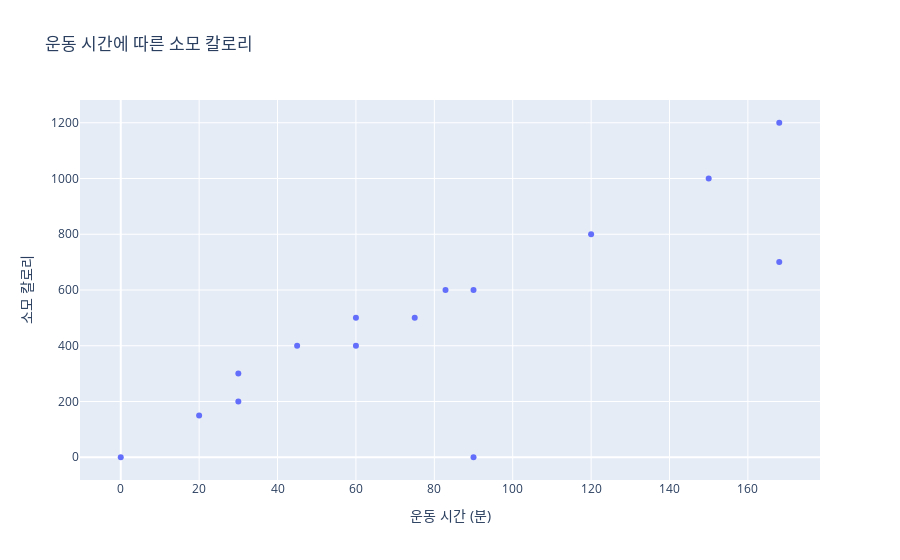

Source (notebook cell):
### Markdown cell above
# 데이터 시각화

### Code cell
import plotly.express as px

# 운동 시간 vs 소모 칼로리 산점도
fig1 = px.scatter(data, 
                  x='exercise_time', 
                  y='calories_burned', 
                  title='운동 시간에 따른 소모 칼로리',
                  labels={'exercise_time': '운동 시간 (분)', 
                          'calories_burned': '소모 칼로리'},)
fig1.show()

### Figure 1 — Plotly figure (JSON) as saved in the notebook; plotly's stock layout.template omitted (floating-point values rounded to 4 significant figures)
{"data": [{"customdata": [["Running"], ["Weight Training"], ["Yoga"], ["Running"], ["Weight Training"], ["Yoga"], ["Running"], ["Weight Training"], ["Yoga"], ["Running"], ["Weight Training"], ["Yoga"], ["Running"], ["Weight Training"], ["Yoga"]], "hovertemplate": "운동 시간 (분)=%{x}<br>소모 칼로리=%{y}<br>exercise_type=%{customdata[0]}<extra></extra>", "legendgroup": "", "marker": {"color": "#636efa", "symbol": "circle"}, "mode": "markers", "name": "", "orientation": "v", "showlegend": false, "type": "scatter", "x": [45, 60, 30, 90, 82.86, 120, 150, 168, 168, 60, 75, 30, 0, 90, 20], "xaxis": "x", "y": [400, 500, 200, 0, 600, 800, 1000, 1200, 700, 400, 500, 300, 0, 600, 150], "yaxis": "y"}], "layout": {"autosize": true, "legend": {"tracegroupgap": 0}, "title": {"text": "운동 시간에 따른 소모 칼로리"}, "xaxis": {"anchor": "y", "autorange": true, "domain": [0, 1], "range": [-10.17, 178.2], "title": {"text": "운동 시간 (분)"}, "type": "linear"}, "yaxis": {"anchor": "x", "autorange": true, "domain": [0, 1], "range": [-99.03, 1299.0], "title": {"text": "소모 칼로리"}, "type": "linear"}}}
